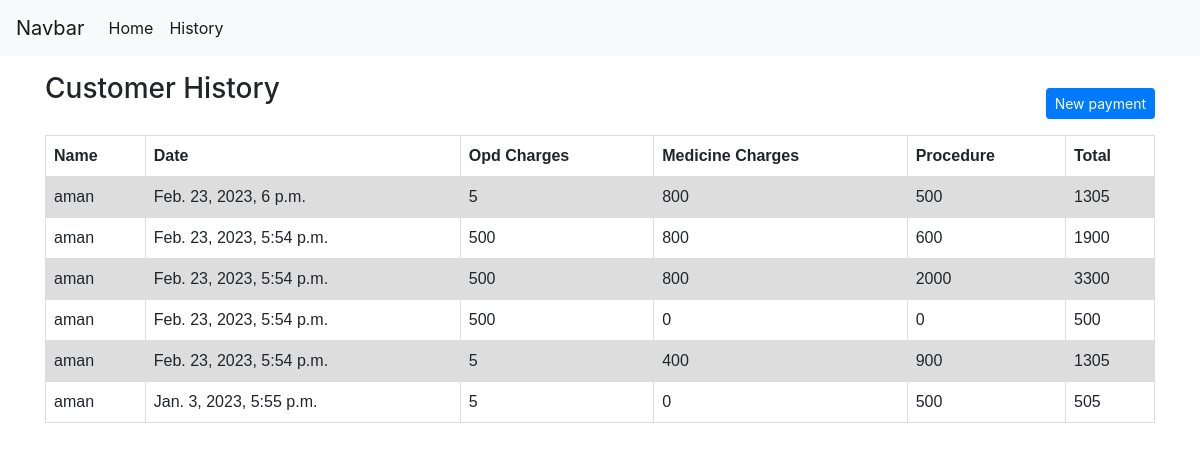
The page /paymenthistory (signed in) on the database its author committed.
### website/models.py (models this page shows, shortened)
class payment(models.Model):
    opd = models.IntegerField( null =True, blank= True)
    med = models.IntegerField(null =True, blank= True)
    procedure = models.IntegerField( null =True, blank= True)
    status = models.CharField(max_length=10, choices=STATUS_CHOICES, default='no')
    Customer_info = models.ForeignKey(Customer, on_delete=models.CASCADE, related_name='payments')
    total = models.IntegerField(null =True, blank= True)
    date = models.DateTimeField(default=timezone.now)

class Customer(models.Model):
    user = models.ForeignKey(User, on_delete=models.PROTECT, null =True, blank=True)
    name = models.CharField( max_length=50)
    dt = models.DateTimeField(default=timezone.now)
    def __str__(self):
        return self.name

### website/views.py (the view)
# urls.py: path('paymenthistory', views.paymentHistory, name='paymentHistory' ),
def paymentHistory(request):
    obj = Customer.objects.filter(user=request.user).last()
    paymenthistory = payment.objects.filter(
        Customer_info=obj).order_by('-date')
    return render(request, 'user.html', {"payment": paymenthistory})

### website/Templates/user.html (shortened to what this page needs)
{% include 'base.html' %}
<!DOCTYPE html>
<html>
<head>
  <link rel="stylesheet" href="https://cdn.jsdelivr.net/npm/bootstrap@4.3.1/dist/css/bootstrap.min.css">
</head>
<body>
  <div class ="container my-3">
    <div class="d-flex" style ="justify-content: space-between">
      <h3>Customer History</h3>
      <a class="btn btn-primary btn-sm my-3" href="{% url 'register' %}" role="button">New payment</a>
    </div>
    <table>
      <tr>
        <th>Name</th>
        <th> Date</th>
        <th>Opd Charges</th>
        <th> Medicine Charges</th>
        <th> Procedure</th>
        <th> Total</th>
      </tr>
        {% for i in payment %}
        <tr class = "center">
          <td>{{i.Customer_info}} </td>
          <td>{{i.date}} </td>
          <td>{{i.opd}} </td>
          <td>{{i.med}} </td>
          <td>{{i.procedure}} </td>
          <td>{{i.total}} </td>
        </tr>
        {% endfor%}
    </table>
  </div>
</body>
</html>

### website/Templates/user.html (style rules this page uses)
table { font-family: arial, sans-serif; border-collapse: collapse; width: 100%; }
td, th { border: 1px solid #dddddd; text-align: left; padding: 8px; }
tr:nth-child(even) { background-color: #dddddd; }

### rows shown on the page
payment: Customer_info "aman", date "Feb. 23, 2023, 6 p.m.", opd "5", med "800", procedure "500", total "1305"
payment: Customer_info "aman", date "Feb. 23, 2023, 5:54 p.m.", opd "500", med "800", procedure "600", total "1900"
payment: Customer_info "aman", date "Feb. 23, 2023, 5:54 p.m.", opd "500", med "800", procedure "2000", total "3300"
payment: Customer_info "aman", date "Feb. 23, 2023, 5:54 p.m.", opd "500", med "0", procedure "0", total "500"
payment: Customer_info "aman", date "Feb. 23, 2023, 5:54 p.m.", opd "5", med "400", procedure "900", total "1305"
payment: Customer_info "aman", date "Jan. 3, 2023, 5:55 p.m.", opd "5", med "0", procedure "500", total "505"
